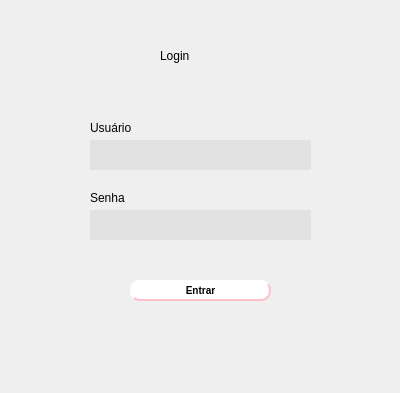
<?xml version="1.0" encoding="UTF-8"?>
<ui version="4.0">
 <class>Login</class>
 <widget class="QDialog" name="Login">
  <property name="geometry">
   <rect>
    <x>0</x>
    <y>0</y>
    <width>400</width>
    <height>393</height>
   </rect>
  </property>
  <property name="windowTitle">
   <string>Dialog</string>
  </property>
  <property name="autoFillBackground">
   <bool>false</bool>
  </property>
  <property name="styleSheet">
   <string notr="true">background-image: url(&quot;C:/Users/RafaelaCamposano/OneDrive - Serviço Nacional de Aprendizagem Comercial/github/SenacMS-1/Desktop/Outubro/Orientação_objeto/atividade_biblioteca/views/img/kawaii.jpg&quot;);  /* Caminho para a imagem */
background-repeat: no-repeat;  /* Impede que a imagem se repita */
background-position: center;  /* Centraliza a imagem */
 background-size: cover;  /* Ajusta a imagem para cobrir toda a janela */</string>
  </property>
  <widget class="QLabel" name="label">
   <property name="geometry">
    <rect>
     <x>160</x>
     <y>30</y>
     <width>91</width>
     <height>51</height>
    </rect>
   </property>
   <property name="styleSheet">
    <string notr="true">font: 30pt &quot;TAKE CUTE&quot;;</string>
   </property>
   <property name="text">
    <string>Login</string>
   </property>
  </widget>
  <widget class="QLineEdit" name="inputSenha">
   <property name="geometry">
    <rect>
     <x>90</x>
     <y>210</y>
     <width>221</width>
     <height>30</height>
    </rect>
   </property>
   <property name="styleSheet">
    <string notr="true">border:none;
background-color: rgb(226, 226, 226);</string>
   </property>
  </widget>
  <widget class="QLineEdit" name="inputUser">
   <property name="geometry">
    <rect>
     <x>90</x>
     <y>140</y>
     <width>221</width>
     <height>30</height>
    </rect>
   </property>
   <property name="styleSheet">
    <string notr="true">border:none;
background-color: rgb(226, 226, 226);</string>
   </property>
  </widget>
  <widget class="QPushButton" name="btn_entrar">
   <property name="geometry">
    <rect>
     <x>130</x>
     <y>280</y>
     <width>141</width>
     <height>21</height>
    </rect>
   </property>
   <property name="styleSheet">
    <string notr="true">QPushButton {background-color: white;
    border-style: outset;
    border-width: 2px;
    border-radius: 10px;
    border-color: pink;
    font: bold 10px ;
	text-align:center;

    }</string>
   </property>
   <property name="text">
    <string>Entrar</string>
   </property>
  </widget>
  <widget class="QLabel" name="user_lb">
   <property name="geometry">
    <rect>
     <x>90</x>
     <y>120</y>
     <width>61</width>
     <height>16</height>
    </rect>
   </property>
   <property name="styleSheet">
    <string notr="true">.QLabel{
	font: 87 10pt &quot;Source Code Pro Black&quot;;
}</string>
   </property>
   <property name="text">
    <string>Usuário</string>
   </property>
  </widget>
  <widget class="QLabel" name="senha_lb">
   <property name="geometry">
    <rect>
     <x>90</x>
     <y>190</y>
     <width>61</width>
     <height>16</height>
    </rect>
   </property>
   <property name="styleSheet">
    <string notr="true">.QLabel{
	font: 87 10pt &quot;Source Code Pro Black&quot;;
}</string>
   </property>
   <property name="text">
    <string>Senha</string>
   </property>
  </widget>
  <widget class="QLabel" name="error_l">
   <property name="geometry">
    <rect>
     <x>90</x>
     <y>240</y>
     <width>221</width>
     <height>20</height>
    </rect>
   </property>
   <property name="styleSheet">
    <string notr="true">color:red;</string>
   </property>
   <property name="text">
    <string/>
   </property>
  </widget>
 </widget>
 <resources/>
 <connections/>
</ui>
